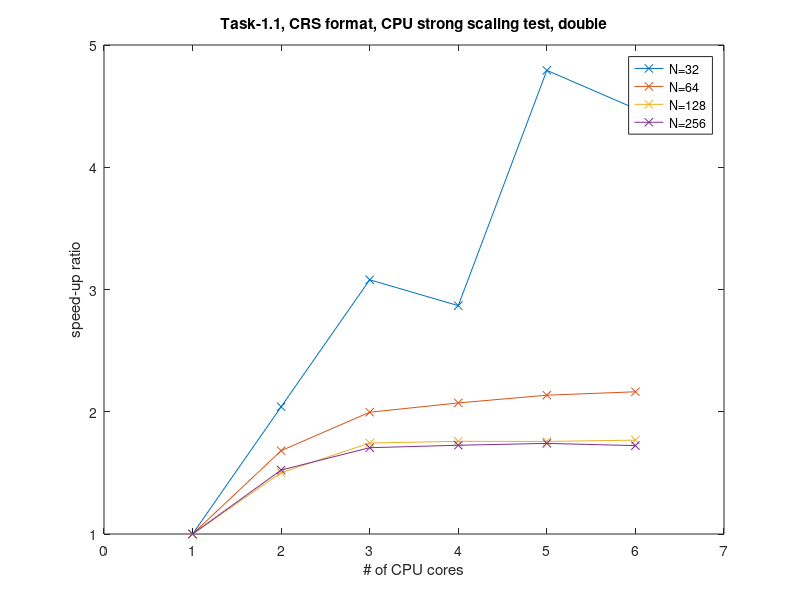

Write the MATLAB code that produced this figure.
%%
%
x = [1,2,3,4,5,6];
perf_32_f = [62.0241, 126.568, 191.004, 177.883, 297.263, 277.803];
perf_64_f = [50.36, 84.6826, 100.525, 104.354, 107.541, 108.948];
perf_128_f = [47.9142, 71.9351, 83.5773, 84.2394, 84.1857, 84.7066];
perf_256_f = [47.0583, 71.6761, 80.2801, 81.2249, 81.9354, 81.0856];
perf_32_f_r = perf_32_f ./ perf_32_f(1);
perf_64_f_r = perf_64_f ./ perf_64_f(1);
perf_128_f_r = perf_128_f ./ perf_128_f(1);
perf_256_f_r = perf_256_f ./ perf_256_f(1);


%%
%
plot(x, perf_32_f, "-x", x, perf_64_f, "-x", x, perf_128_f, "-x", x, perf_256_f, "-x");
xlim([0 7])
xlabel("# of CPU cores");
ylabel("MUPD/s/it");
title("Task-1.1, CRS format, CPU strong scaling test, double");
legend("N=32", "N=64", "N=128", "N=256");


%%
%
plot(x, perf_32_f_r, "-x", x, perf_64_f_r, "-x", x, perf_128_f_r, "-x", x, perf_256_f_r, "-x");
xlim([0 7])
xlabel("# of CPU cores");
ylabel("speed-up ratio");
title("Task-1.1, CRS format, CPU strong scaling test, double");
legend("N=32", "N=64", "N=128", "N=256");
